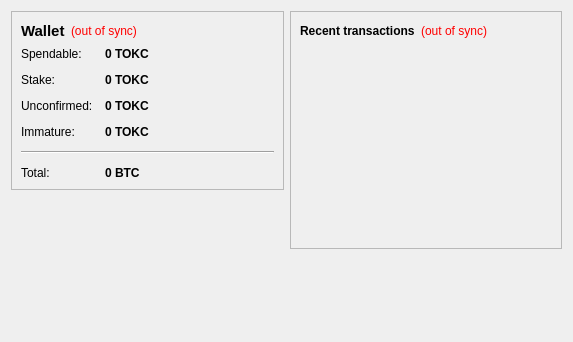
<?xml version="1.0" encoding="UTF-8"?>
<ui version="4.0">
 <class>OverviewPage</class>
 <widget class="QWidget" name="OverviewPage">
  <property name="geometry">
   <rect>
    <x>0</x>
    <y>0</y>
    <width>573</width>
    <height>342</height>
   </rect>
  </property>
  <property name="windowTitle">
   <string>Form</string>
  </property>
  <layout class="QHBoxLayout" name="horizontalLayout" stretch="1,1">
   <item>
    <layout class="QVBoxLayout" name="verticalLayout_2">
     <item>
      <widget class="QFrame" name="frame">
       <property name="frameShape">
        <enum>QFrame::StyledPanel</enum>
       </property>
       <property name="frameShadow">
        <enum>QFrame::Raised</enum>
       </property>
       <layout class="QVBoxLayout" name="verticalLayout_4">
        <item>
         <layout class="QHBoxLayout" name="horizontalLayout_4">
          <item>
           <widget class="QLabel" name="label_5">
            <property name="font">
             <font>
              <pointsize>11</pointsize>
              <weight>75</weight>
              <bold>true</bold>
             </font>
            </property>
            <property name="text">
             <string>Wallet</string>
            </property>
           </widget>
          </item>
          <item>
           <widget class="QLabel" name="labelWalletStatus">
            <property name="toolTip">
             <string>The displayed information may be out of date. Your wallet automatically synchronizes with the Tokyocoin network after a connection is established, but this process has not completed yet.</string>
            </property>
            <property name="styleSheet">
             <string notr="true">QLabel { color: red; }</string>
            </property>
            <property name="text">
             <string notr="true">(out of sync)</string>
            </property>
            <property name="alignment">
             <set>Qt::AlignLeading|Qt::AlignLeft|Qt::AlignVCenter</set>
            </property>
           </widget>
          </item>
          <item>
           <spacer name="horizontalSpacer_2">
            <property name="orientation">
             <enum>Qt::Horizontal</enum>
            </property>
            <property name="sizeHint" stdset="0">
             <size>
              <width>40</width>
              <height>20</height>
             </size>
            </property>
           </spacer>
          </item>
         </layout>
        </item>
        <item>
         <layout class="QFormLayout" name="formLayout_2">
          <property name="fieldGrowthPolicy">
           <enum>QFormLayout::AllNonFixedFieldsGrow</enum>
          </property>
          <property name="horizontalSpacing">
           <number>12</number>
          </property>
          <property name="verticalSpacing">
           <number>12</number>
          </property>
          <item row="0" column="0">
           <widget class="QLabel" name="label">
            <property name="text">
             <string>Spendable:</string>
            </property>
           </widget>
          </item>
          <item row="0" column="1">
           <widget class="QLabel" name="labelBalance">
            <property name="font">
             <font>
              <weight>75</weight>
              <bold>true</bold>
             </font>
            </property>
            <property name="cursor">
             <cursorShape>IBeamCursor</cursorShape>
            </property>
            <property name="toolTip">
             <string>Your current spendable balance</string>
            </property>
            <property name="text">
             <string notr="true">0 TOKC</string>
            </property>
            <property name="textInteractionFlags">
             <set>Qt::LinksAccessibleByMouse|Qt::TextSelectableByKeyboard|Qt::TextSelectableByMouse</set>
            </property>
           </widget>
          </item>
          <item row="1" column="0">
           <widget class="QLabel" name="label_6">
            <property name="text">
             <string>Stake:</string>
            </property>
           </widget>
          </item>
          <item row="1" column="1">
           <widget class="QLabel" name="labelStake">
            <property name="font">
             <font>
              <weight>75</weight>
              <bold>true</bold>
             </font>
            </property>
            <property name="cursor">
             <cursorShape>IBeamCursor</cursorShape>
            </property>
            <property name="toolTip">
             <string>Total of coins that was staked, and do not yet count toward the current balance</string>
            </property>
            <property name="text">
             <string notr="true">0 TOKC</string>
            </property>
            <property name="textInteractionFlags">
             <set>Qt::LinksAccessibleByMouse|Qt::TextSelectableByKeyboard|Qt::TextSelectableByMouse</set>
            </property>
           </widget>
          </item>
          <item row="2" column="0">
           <widget class="QLabel" name="label_3">
            <property name="text">
             <string>Unconfirmed:</string>
            </property>
           </widget>
          </item>
          <item row="2" column="1">
           <widget class="QLabel" name="labelUnconfirmed">
            <property name="font">
             <font>
              <weight>75</weight>
              <bold>true</bold>
             </font>
            </property>
            <property name="cursor">
             <cursorShape>IBeamCursor</cursorShape>
            </property>
            <property name="toolTip">
             <string>Total of transactions that have yet to be confirmed, and do not yet count toward the current balance</string>
            </property>
            <property name="text">
             <string notr="true">0 TOKC</string>
            </property>
            <property name="textInteractionFlags">
             <set>Qt::LinksAccessibleByMouse|Qt::TextSelectableByKeyboard|Qt::TextSelectableByMouse</set>
            </property>
           </widget>
          </item>
          <item row="3" column="0">
           <widget class="QLabel" name="labelImmatureText">
            <property name="text">
             <string>Immature:</string>
            </property>
           </widget>
          </item>
          <item row="3" column="1">
           <widget class="QLabel" name="labelImmature">
            <property name="font">
             <font>
              <weight>75</weight>
              <bold>true</bold>
             </font>
            </property>
            <property name="toolTip">
             <string>Mined balance that has not yet matured</string>
            </property>
            <property name="text">
             <string notr="true">0 TOKC</string>
            </property>
            <property name="textInteractionFlags">
             <set>Qt::LinksAccessibleByMouse|Qt::TextSelectableByKeyboard|Qt::TextSelectableByMouse</set>
            </property>
           </widget>
          </item>
          <item row="4" column="0" colspan="2">
           <widget class="Line" name="line">
            <property name="orientation">
             <enum>Qt::Horizontal</enum>
            </property>
           </widget>
          </item>
          <item row="5" column="0">
           <widget class="QLabel" name="labelTotalText">
            <property name="text">
             <string>Total:</string>
            </property>
           </widget>
          </item>
          <item row="5" column="1">
           <widget class="QLabel" name="labelTotal">
            <property name="font">
             <font>
              <weight>75</weight>
              <bold>true</bold>
             </font>
            </property>
            <property name="cursor">
             <cursorShape>IBeamCursor</cursorShape>
            </property>
            <property name="toolTip">
             <string>Your current total balance</string>
            </property>
            <property name="text">
             <string notr="true">0 BTC</string>
            </property>
            <property name="textInteractionFlags">
             <set>Qt::LinksAccessibleByMouse|Qt::TextSelectableByKeyboard|Qt::TextSelectableByMouse</set>
            </property>
           </widget>
          </item>
         </layout>
        </item>
       </layout>
      </widget>
     </item>
     <item>
      <spacer name="verticalSpacer">
       <property name="orientation">
        <enum>Qt::Vertical</enum>
       </property>
       <property name="sizeHint" stdset="0">
        <size>
         <width>20</width>
         <height>40</height>
        </size>
       </property>
      </spacer>
     </item>
    </layout>
   </item>
   <item>
    <layout class="QVBoxLayout" name="verticalLayout_3">
     <item>
      <widget class="QFrame" name="frame_2">
       <property name="frameShape">
        <enum>QFrame::StyledPanel</enum>
       </property>
       <property name="frameShadow">
        <enum>QFrame::Raised</enum>
       </property>
       <layout class="QVBoxLayout" name="verticalLayout">
        <item>
         <layout class="QHBoxLayout" name="horizontalLayout_2">
          <item>
           <widget class="QLabel" name="label_4">
            <property name="text">
             <string>&lt;b&gt;Recent transactions&lt;/b&gt;</string>
            </property>
           </widget>
          </item>
          <item>
           <widget class="QLabel" name="labelTransactionsStatus">
            <property name="toolTip">
             <string>The displayed information may be out of date. Your wallet automatically synchronizes with the Tokyocoin network after a connection is established, but this process has not completed yet.</string>
            </property>
            <property name="styleSheet">
             <string notr="true">QLabel { color: red; }</string>
            </property>
            <property name="text">
             <string notr="true">(out of sync)</string>
            </property>
            <property name="alignment">
             <set>Qt::AlignRight|Qt::AlignTrailing|Qt::AlignVCenter</set>
            </property>
           </widget>
          </item>
          <item>
           <spacer name="horizontalSpacer">
            <property name="orientation">
             <enum>Qt::Horizontal</enum>
            </property>
            <property name="sizeHint" stdset="0">
             <size>
              <width>40</width>
              <height>20</height>
             </size>
            </property>
           </spacer>
          </item>
         </layout>
        </item>
        <item>
         <widget class="QListView" name="listTransactions">
          <property name="styleSheet">
           <string notr="true">QListView { background: transparent; }</string>
          </property>
          <property name="frameShape">
           <enum>QFrame::NoFrame</enum>
          </property>
          <property name="verticalScrollBarPolicy">
           <enum>Qt::ScrollBarAlwaysOff</enum>
          </property>
          <property name="horizontalScrollBarPolicy">
           <enum>Qt::ScrollBarAlwaysOff</enum>
          </property>
          <property name="selectionMode">
           <enum>QAbstractItemView::NoSelection</enum>
          </property>
         </widget>
        </item>
       </layout>
      </widget>
     </item>
     <item>
      <spacer name="verticalSpacer_2">
       <property name="orientation">
        <enum>Qt::Vertical</enum>
       </property>
       <property name="sizeHint" stdset="0">
        <size>
         <width>20</width>
         <height>40</height>
        </size>
       </property>
      </spacer>
     </item>
    </layout>
   </item>
  </layout>
 </widget>
 <resources/>
 <connections/>
</ui>
